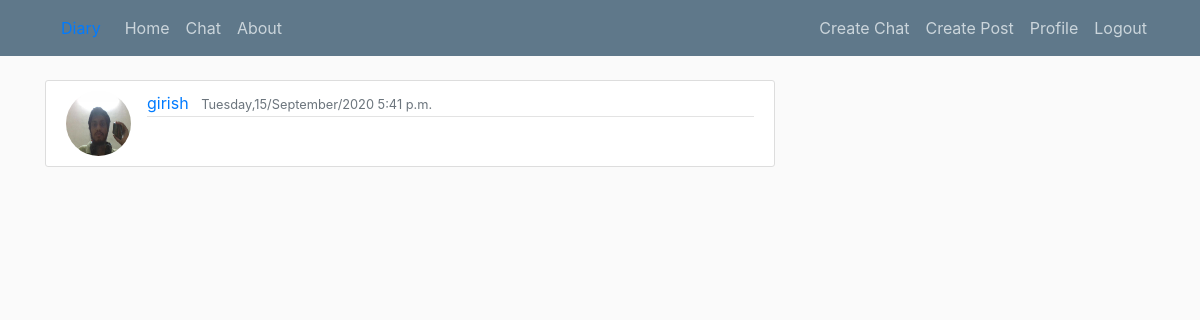
The page /?username=girish/chat/ (signed in) on the database its author committed.
### chatapp/models.py (models this page shows, shortened)
class ChatP2P(models.Model):
    key = models.UUIDField(default=uuid.uuid4,primary_key=True)
    user1 = models.ForeignKey(User,on_delete=models.CASCADE,related_name="user1",null=True,blank=True)
    user2 = models.ForeignKey(User, on_delete=models.CASCADE,related_name="user2",null=True,blank=True)
    username1=models.CharField(max_length=100,null=True,blank=True)
    username2 = models.CharField(max_length=100,null=True,blank=True)
    last_msg_time=models.DateTimeField(auto_now=True)
    last_msg_from=models.ForeignKey(User,on_delete=models.CASCADE,related_name="last_from",blank=True,null=True)
    creator=models.CharField(max_length=100,null=True,blank=True)
    iv=models.BinaryField(default=urandom(16))
    last_msg=models.UUIDField(null=True,blank=True)
    last_msg_1=models.UUIDField(null=True,blank=True)
    last_msg_2 = models.UUIDField(null=True, blank=True)

### users/models.py (models this page shows, shortened)
class Profile(models.Model):
    user=models.OneToOneField(User,on_delete=models.CASCADE)
    image=models.ImageField(default='image_profile/girish.jpeg',upload_to='profile_pic')
    is_online=models.BooleanField(default=False)

### chatapp/views.py (the view)
# urls.py: path('',views.ChatListView.as_view(),name="chat-home"),
class ChatListView(LoginRequiredMixin,ListView):
    template_name = 'chatapp/home.html'
    model = ChatP2P
    context_object_name = 'chats'
    ordering=['-last_msg_time']
    def get_queryset(self):
        queryset=super(ChatListView, self).get_queryset()
        queryset1=queryset.filter(user1=self.request.user)
        queryset2=queryset.filter(user2=self.request.user)
        queryset=queryset1 | queryset2
        return queryset

### chatapp/templates/chatapp/home.html (shortened to what this page needs)
{% extends 'blogapp/base.html' %}
{% block content %}
    {% for chat in chats%}
       <article class="media content-section">
            {% if request.user == chat.user1 %}
                <img class="rounded-circle article-img" src="{{ chat.user2.profile.image.url }}">
           {% else %}
                <img class="rounded-circle article-img" src="{{ chat.user1.profile.image.url }}">
           {% endif %}
           <div class="media-body">
               <div class="article-metadata">
               {% if request.user == chat.user1 %}
                   <a class="mr-2" href={% url 'chat-view' request.user.username chat.pk %}#{{ chat.last_msg_1 }}>{{ chat.user2.username }}</a>
               {% else %}
                   <a class="mr-2" href={% url 'chat-view' request.user.username chat.pk %}#{{ chat.last_msg_2 }}>{{ chat.user1.username }}</a>
               {% endif %}
               <small class="text-muted">{{ chat.last_msg_time|date:'l,j/F/Y'}} {{ chat.last_msg_time|time:'P'}}</small>
               </div>
           </div>
       </article>
    {% endfor %}
{% endblock %}

### blogapp/static/blogapp/main.css (style rules this page uses)
body { background: #fafafa; color: #333333; margin-top: 5rem; }
.content-section { background: #ffffff; padding: 10px 20px; border: 1px solid #dddddd; border-radius: 3px; margin-bottom: 20px; }
.article-img { height: 65px; width: 65px; margin-right: 16px; }
.article-metadata { padding-bottom: 1px; margin-bottom: 4px; border-bottom: 1px solid #e3e3e3 }

### rows shown on the page
ChatP2P: user1.profile.image (picture), user1.username "girish", last_msg_time "Tuesday,15/September/2020", last_msg_time "5:41 p.m."
